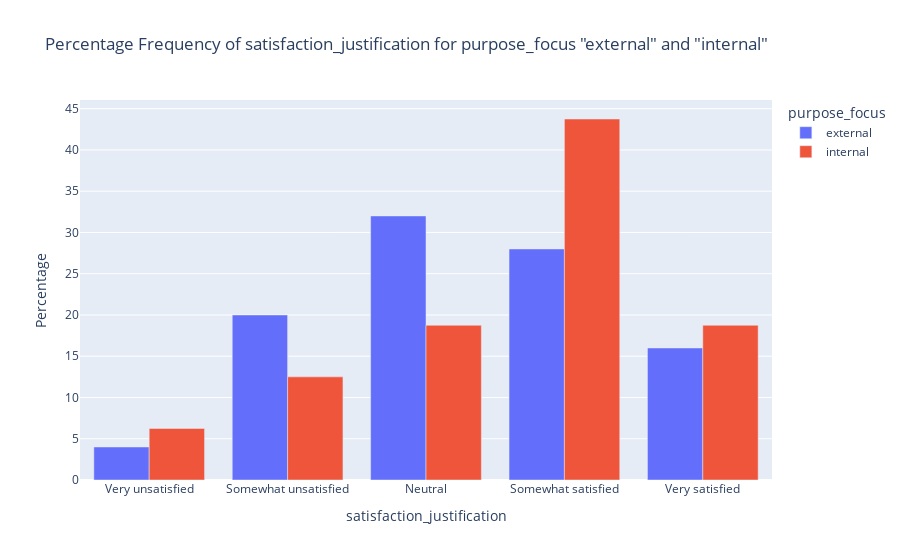

This figure's notebook cell:
### Code cell
select_from = 'purpose_focus'

category_order = ['Very unsatisfied', 'Somewhat unsatisfied', 'Neutral','Somewhat satisfied', 'Very satisfied']
sel1 = 'external'
sel2 = 'internal'
plot_val = 'satisfaction_justification'

barplot_grouped(df, plot_val, select_from, sel1, sel2, category_order=category_order)

### Figure 1 — Plotly figure (JSON) as saved in the notebook; plotly's stock layout.template omitted (floating-point values rounded to 4 significant figures)
{"data": [{"alignmentgroup": "True", "customdata": [[7], [8], [5], [4], [1]], "hovertemplate": "purpose_focus=external<br>satisfaction_justification=%{x}<br>Percentage=%{y}<br>Frequency=%{customdata[0]}<extra></extra>", "legendgroup": "external", "marker": {"color": "#636efa", "pattern": {"shape": ""}}, "name": "external", "offsetgroup": "external", "orientation": "v", "showlegend": true, "textposition": "auto", "type": "bar", "x": ["Somewhat satisfied", "Neutral", "Somewhat unsatisfied", "Very satisfied", "Very unsatisfied"], "xaxis": "x", "y": [28.0, 32, 20, 16, 4], "yaxis": "y"}, {"alignmentgroup": "True", "customdata": [[7], [3], [2], [3], [1]], "hovertemplate": "purpose_focus=internal<br>satisfaction_justification=%{x}<br>Percentage=%{y}<br>Frequency=%{customdata[0]}<extra></extra>", "legendgroup": "internal", "marker": {"color": "#EF553B", "pattern": {"shape": ""}}, "name": "internal", "offsetgroup": "internal", "orientation": "v", "showlegend": true, "textposition": "auto", "type": "bar", "x": ["Somewhat satisfied", "Neutral", "Somewhat unsatisfied", "Very satisfied", "Very unsatisfied"], "xaxis": "x", "y": [43.75, 18.75, 12.5, 18.75, 6.25], "yaxis": "y"}], "layout": {"barmode": "group", "legend": {"title": {"text": "purpose_focus"}, "tracegroupgap": 0}, "title": {"text": "Percentage Frequency of satisfaction_justification for purpose_focus \"external\" and \"internal\""}, "xaxis": {"anchor": "y", "categoryarray": ["Very unsatisfied", "Somewhat unsatisfied", "Neutral", "Somewhat satisfied", "Very satisfied"], "categoryorder": "array", "domain": [0, 1], "title": {"text": "satisfaction_justification"}}, "yaxis": {"anchor": "x", "domain": [0, 1], "title": {"text": "Percentage"}}}}
